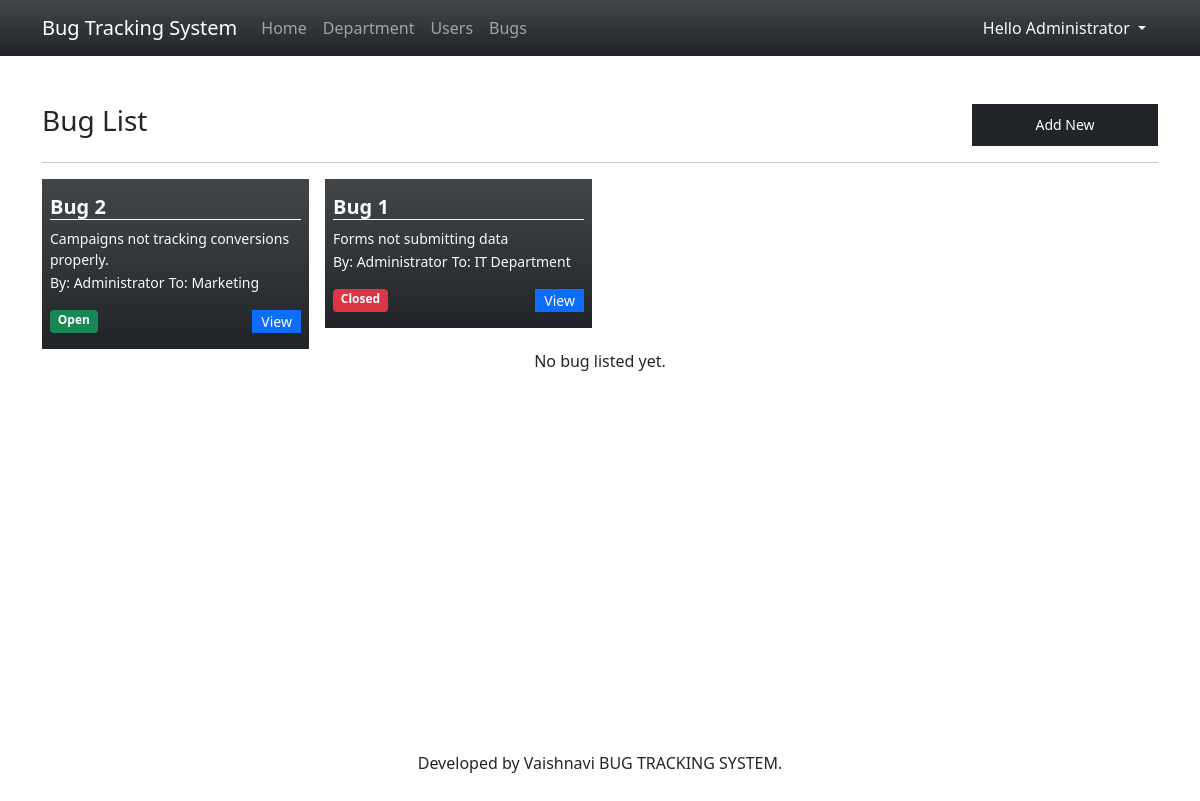
Page /?page=issues (signed in) on the committed database.
### tables this page shows
CREATE TABLE issue_list (
            `issue_id` INTEGER PRIMARY KEY AUTOINCREMENT,
            `title` TEXT NOT NULL,
            `description` TEXT NOT NULL,
            `department_id` INTEGER NOT NULL,
            `user_id` INTEGER NOT NULL,
            `status` INTEGER NOT NULL DEFAULT 0,
            `date_created` TIMESTAMP DEFAULT CURRENT_TIMESTAMP,
            `date_updated` TIMESTAMP NULL
        );

CREATE TABLE user_list (
            `user_id` INTEGER PRIMARY KEY AUTOINCREMENT,
            `fullname` TEXT NOT NULL,
            `email` TEXT NOT NULL,
            `contact` TEXT NOT NULL,
            `username` TEXT NOT NULL,
            `password` TEXT NOT NULL,
            `department_id` INTEGER,
            `type` INTEGER,
            `designation` TEXT NOT NULL,
            `date_created` TIMESTAMP DEFAULT CURRENT_TIMESTAMP
        );

CREATE TABLE department_list (
            `name` TEXT NOT NULL,
            `description` TEXT NOT NULL,
            `date_created` TIMESTAMP DEFAULT CURRENT_TIMESTAMP
        );

### issues.php (the view, shortened to what this page needs)
<div class="w-100 d-flex justify-content-between">
<h3>Bug List</h3>
<button class="btn btn-dark btn-sm py-1 rounded-0 col-2" type="button" id="create_new">Add New</button>
</div>
<hr>
<div class="row gx-3 row-cols-4">
    <?php
        $where = "";
        $sql = "SELECT i.*,u.fullname, d.name from issue_list i inner join department_list d on i.department_id = d.rowid inner join user_list u on i.user_id = u.user_id {$where} ORDER BY i.`status` asc, strftime('%s', i.date_created) desc";
        $qry = $conn->query($sql);
        while($row = $qry->fetchArray()):
    ?>
    <div class="col">
        <div class="w-100 bg-dark text-light bg-gradient opcaity-70 py-3 px-2">
            <h5 class="truncate-1 border-bottom border-light" title="<?php echo $row['title'] ?>"><b><?php echo $row['title'] ?></b></h5>
            <small class="truncate-3">
            <?php
                echo $row['description'];
            ?>
            </small>
            <?php if($_SESSION['type'] == 1): ?>
                <small>By: <?php echo $row['fullname'] ?></small>
                <small>To: <?php echo $row['name'] ?></small>
            <?php endif ?>
            <div class="w-100 d-flex justify-content-between align-items-middle mt-3">
                <?php
                if($row['status'] == 0 ){
                    echo "<span class='w-auto badge bg-success'>Open</span>";
                }else{
                    echo "<span class='w-auto badge bg-danger'>Closed</span>";
                }
                ?>
                <a class="btn btn-sm btn-primary col-auto py-0 rounded-0" href="./?page=view_issue&id=<?php echo md5($row['issue_id']) ?>">View</a>
            </div>
        </div>
    </div>
    <?php endwhile; ?>
</div>
<?php if(!$qry->fetchArray()): ?>
<div class="w-100 text-center">No bug listed yet.</div>
<?php endif; ?>

### index.php (style rules this page uses)
.truncate-1 { overflow: hidden; text-overflow: ellipsis; display: -webkit-box; -webkit-line-clamp: 1; -webkit-box-orient: vertical; }
.truncate-3 { overflow: hidden; text-overflow: ellipsis; display: -webkit-box; -webkit-line-clamp: 3; -webkit-box-orient: vertical; }

### rows in the picture
issue_list: title "Bug 2", description "Campaigns not tracking conversions properly.", user.fullname "Administrator", department_list.name "Marketing", status "Open"
issue_list: title "Bug 1", description "Forms not submitting data", user.fullname "Administrator", department_list.name "IT Department", status "Closed"

### other values in the picture
$_SESSION['fullname'] "Administrator"
